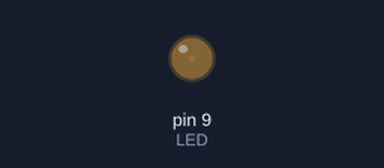
Bench run of a sketch on a simulated Arduino Uno, built with avr-gcc and run on an emulated ATmega328P. On the bench: output pins drawn as LEDs (lit = HIGH).

Above: at 0.05 s.
At 1.1 s:
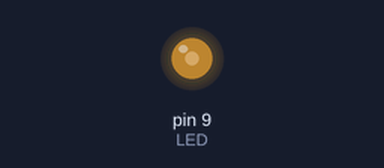
At 1.95 s:
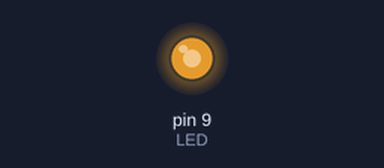
At 3.9 s:
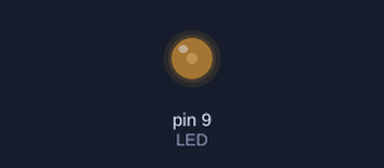
Timing chart, 0 to 5.9 s (numbered marks = the images above):
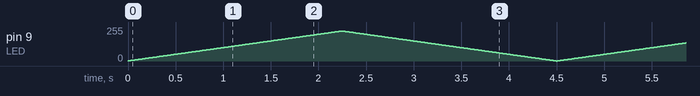

The sketch:

Fading_LED.ino
```cpp
// Fading LED

const int LED = 9;      // LED connected to
                        // digital pin 9

int lum = 1;            // Current LED brightness
bool rising = true;     // Whether brightness is rising/falling

void setup() {
  pinMode(LED, OUTPUT);
}

void loop() {
  analogWrite(LED,lum); // Write to LED
  delay(10);            // Wait 1/100th of a second

  if (lum >= 225)       // Flip rising/falling state
    rising = false;     // if at boundary
  else if (lum <= 0)
    rising = true;

  if (rising)           // Increment based on state
    lum++;
  else
    lum--;
}
```
